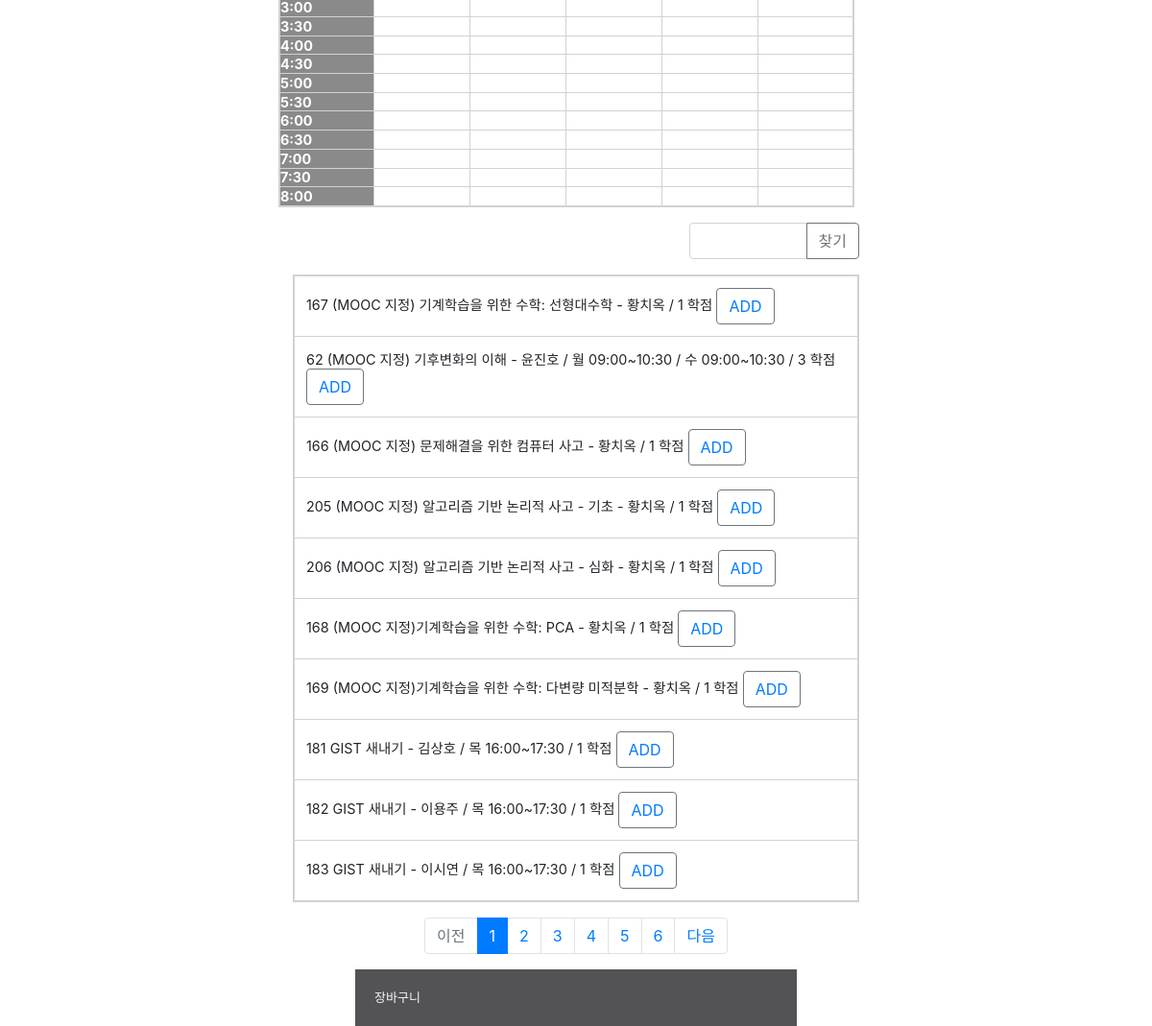
The page /timetable/ (middle part) on the database as committed earlier.
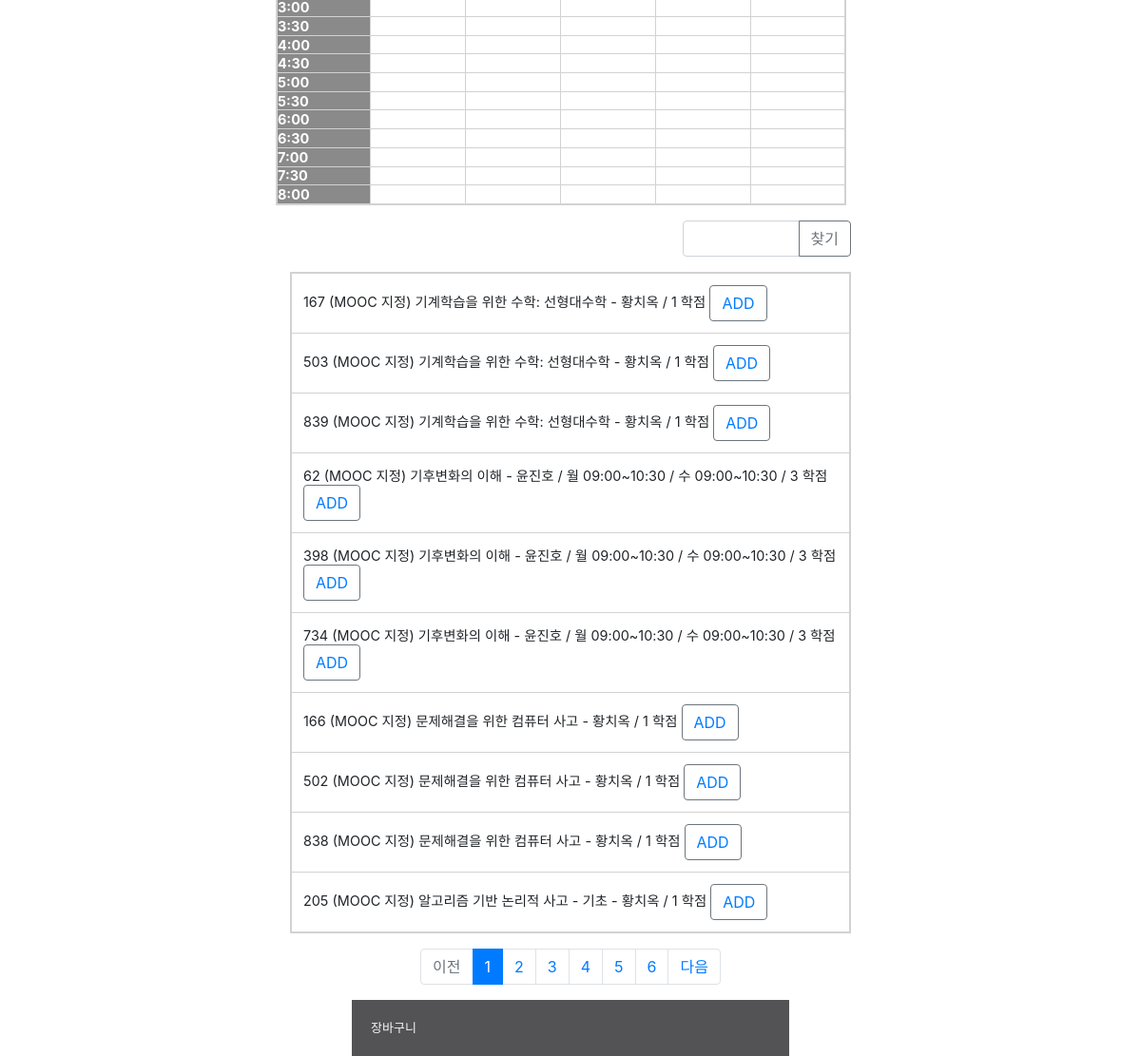
The same page on the database as committed later.
### timetable/models.py (models this page shows, shortened)
class SubjectInfo(models.Model):
    name=models.CharField(max_length=100, blank=True, null=True)
    code=models.CharField(max_length=100, blank=True, null=True)
    professor1=models.CharField(max_length=100, blank=True, null=True)
    professor2=models.CharField(max_length=100, blank=True, null=True)
    day1=models.CharField(max_length=1, blank=True, null=True)
    day2=models.CharField(max_length=1, blank=True, null=True)
    day3=models.CharField(max_length=1, blank=True, null=True)
    day4=models.CharField(max_length=1, blank=True, null=True)
    start_h1=models.PositiveSmallIntegerField(blank=True, null=True)
    start_m1=models.PositiveSmallIntegerField(blank=True, null=True)
    fin_h1=models.PositiveSmallIntegerField(blank=True, null=True)
    fin_m1=models.PositiveSmallIntegerField(blank=True, null=True)
    start_h2=models.PositiveSmallIntegerField(blank=True, null=True)
    start_m2=models.PositiveSmallIntegerField(blank=True, null=True)
    fin_h2=models.PositiveSmallIntegerField(blank=True, null=True)
    fin_m2=models.PositiveSmallIntegerField(blank=True, null=True)
    start_m3=models.PositiveSmallIntegerField(blank=True, null=True)
    start_h3=models.PositiveSmallIntegerField(blank=True, null=True)
    fin_h3=models.PositiveSmallIntegerField(blank=True, null=True)
    fin_m3=models.PositiveSmallIntegerField(blank=True, null=True)
    start_h4=models.PositiveSmallIntegerField(blank=True, null=True)
    start_m4=models.PositiveSmallIntegerField(blank=True, null=True)
    fin_h4=models.PositiveSmallIntegerField(blank=True, null=True)
    fin_m4=models.PositiveSmallIntegerField(blank=True, null=True)
    start_time1=models.CharField(max_length=100, blank=True, null=True)
    start_time2=models.CharField(max_length=100, blank=True, null=True)
    start_time3=models.CharField(max_length=100, blank=True, null=True)
    start_time4=models.CharField(max_length=100, blank=True, null=True)
    finish_time1=models.CharField(max_length=100, blank=True, null=True)
    finish_time2=models.CharField(max_length=100, blank=True, null=True)
    finish_time3=models.CharField(max_length=100, blank=True, null=True)
    finish_time4=models.CharField(max_length=100, blank=True, null=True)
    count = models.PositiveSmallIntegerField(blank=True, null=True)
    credit = models.PositiveSmallIntegerField(blank=True, null=True)
    department = models.CharField(max_length=100, blank=True, null=True)
    is_required = models.CharField(max_length=100, blank=True, null=True)
    is_major = models.CharField(max_length=100, blank=True, null=True)

### timetable/views.py (the view)
# urls.py: path('', views.main),
def main(request):
    page = request.GET.get('page', '1')  # 페이지
    kw = request.GET.get('kw', '')  # 검색어
    subject_list = SubjectInfo.objects.order_by('name')
    if kw:
        subject_list = subject_list.filter(
            Q(name__icontains=kw) |
            Q(professor1__icontains=kw)
        )
    paginator = Paginator(subject_list, 10)
    page_obj = paginator.get_page(page)
    context = {'subject_list': page_obj, 'page': page, 'kw': kw}
    return render(request, 'timetable/main.html', context)

### templates/timetable/main.html (shortened to what this page needs)
{% load static %}
<html lang="en">
<head>
    <link rel="stylesheet" type="text/css" href="{% static 'style_signup.css' %}" />
    <link rel="stylesheet" type="text/css" href="{% static 'bootstrap.min.css' %}">
</head>
<body>
{% include "navbar.html" %}
<div class="line">
    <div>&nbsp</div>
    <div id="login_back">
        <table width="600" height="480" style="color: #121212">
            <tr>
                <th id="table12_0">3:00</th>
                <td id="table12_1"></td>
                <td id="table12_2"></td>
                <td id="table12_3"></td>
                <td id="table12_4"></td>
                <td id="table12_5"></td>
            </tr>
            <tr>
                <th id="table13_0">3:30</th>
                <td id="table13_1"></td>
                <td id="table13_2"></td>
                <td id="table13_3"></td>
                <td id="table13_4"></td>
                <td id="table13_5"></td>
            </tr>
            <tr>
                <th id="table14_0">4:00</th>
                <td id="table14_1"></td>
                <td id="table14_2"></td>
                <td id="table14_3"></td>
                <td id="table14_4"></td>
                <td id="table14_5"></td>
            </tr>
            <tr>
                <th id="table15_0">4:30</th>
                <td id="table15_1"></td>
                <td id="table15_2"></td>
                <td id="table15_3"></td>
                <td id="table15_4"></td>
                <td id="table15_5"></td>
            </tr>
            <tr>
                <th id="table16_0">5:00</th>
                <td id="table16_1"></td>
                <td id="table16_2"></td>
                <td id="table16_3"></td>
                <td id="table16_4"></td>
                <td id="table16_5"></td>
            </tr>
            <tr>
                <th id="table17_0">5:30</th>
                <td id="table17_1"></td>
                <td id="table17_2"></td>
                <td id="table17_3"></td>
                <td id="table17_4"></td>
                <td id="table17_5"></td>
            </tr>
            <tr>
                <th id="table18_0">6:00</th>
                <td id="table18_1"></td>
                <td id="table18_2"></td>
                <td id="table18_3"></td>
                <td id="table18_4"></td>
                <td id="table18_5"></td>
            </tr>
            <tr>
                <th id="table19_0">6:30</th>
                <td id="table19_1"></td>
                <td id="table19_2"></td>
                <td id="table19_3"></td>
                <td id="table19_4"></td>
                <td id="table19_5"></td>
            </tr>
            <tr>
                <th id="table20_0">7:00</th>
                <td id="table20_1"></td>
                <td id="table20_2"></td>
                <td id="table20_3"></td>
                <td id="table20_4"></td>
                <td id="table20_5"></td>
            </tr>
            <tr>
                <th id="table21_0">7:30</th>
                <td id="table21_1"></td>
                <td id="table21_2"></td>
                <td id="table21_3"></td>
                <td id="table21_4"></td>
                <td id="table21_5"></td>
            </tr>
            <tr>
                <th id="table22_0">8:00</th>
                <td id="table22_1"></td>
                <td id="table22_2"></td>
                <td id="table22_3"></td>
                <td id="table22_4"></td>
                <td id="table22_5"></td>
            </tr>
        </table>
        <div class="container my-3">
            <div class="row justify-content-end my-3">
                <div class="col-4 input-group">
                    <input type="text" class="form-control kw" value="{{ kw|default_if_none:'' }}">
                    <div class="input-group-append">
                        <button class="btn btn-outline-secondary" type="button" id="btn_search">찾기</button>
                    </div>
                </div>
            </div>
            <table class = "table">
                <tbody>
                {% if subject_list %}
                {% for subject in subject_list %}
                <tr class="text-center">
                    <td class = "text-left">
                        <div>
                            {{ subject.id }}
                             {{ subject.name }} - {{ subject.professor1 }}
                            {% if subject.count == 1 %}
                            / {{ subject.day1 }} {{ subject.start_time1 }}~{{ subject.finish_time1 }}
                            {% elif subject.count == 2 %}
                            / {{ subject.day1 }} {{ subject.start_time1 }}~{{ subject.finish_time1 }}
                            / {{ subject.day2 }} {{ subject.start_time2 }}~{{ subject.finish_time2 }}
                            {% elif subject.count == 3 %}
                            / {{ subject.day1 }} {{ subject.start_time1 }}~{{ subject.finish_time1 }}
                            / {{ subject.day2 }} {{ subject.start_time2 }}~{{ subject.finish_time2 }}
                            / {{ subject.day3 }} {{ subject.start_time3 }}~{{ subject.finish_time3 }}
                            {% elif subject.count == 4 %}
                            / {{ subject.day1 }} {{ subject.start_time1 }}~{{ subject.finish_time1 }}
                            / {{ subject.day2 }} {{ subject.start_time2 }}~{{ subject.finish_time2 }}
                            / {{ subject.day3 }} {{ subject.start_time3 }}~{{ subject.finish_time3 }}
                            / {{ subject.day4 }} {{ subject.start_time4 }}~{{ subject.finish_time4 }}
                            {% endif %}
                            / {{ subject.credit }} 학점
                            <button method="get" class="btn btn-outline-secondary"> <a href="{% url 'timetable:add' subject.id %}"> ADD </a> </button>
                        </div>
                    </td>
                </tr>
                {% endfor %}
                {% else %}
                <tr>
                    <td colspan="3">강의가 없습니다.</td>
                </tr>
                {% endif %}
                </tbody>
            </table>
            <ul class="pagination justify-content-center">
                {% if subject_list.has_previous %}
                <li class="page-item">
                    <a class="page-link" data-page="{{ question_list.previous_page_number }}" href="#">이전</a>
                </li>
                {% else %}
                <li class="page-item disabled">
                    <a class="page-link" tabindex="-1" aria-disabled="true" href="#">이전</a>
                </li>
                {% endif %}
                {% for page_number in subject_list.paginator.page_range %}
                {% if page_number >= subject_list.number|add:-5 and page_number <= subject_list.number|add:5 %}
                {% if page_number == subject_list.number %}
                <li class="page-item active" aria-current="page">
                    <a class="page-link" data-page="{{ page_number }}" href="#">{{ page_number }}</a>
                </li>
                {% else %}
                <li class="page-item">
                    <a class="page-link" data-page="{{ page_number }}" href="#">{{ page_number }}</a>
                </li>
                {% endif %}
                {% endif %}
                {% endfor %}
                {% if subject_list.has_next %}
                <li class="page-item">
                    <a class="page-link" data-page="{{ subject_list.next_page_number }}" href="#">다음</a>
                </li>
                {% else %}
                <li class="page-item disabled">
                    <a class="page-link" tabindex="-1" aria-disabled="true" href="#">다음</a>
                </li>
                {% endif %}
            </ul>
            <div id="result_back">
                <div id="result">장바구니<br /></div>
            </div>
        </div>
    </div>
</div>
</html>

### templates/navbar.html (shortened to what this page needs)
<!DOCTYPE html>

### static/style_signup.css (style rules this page uses)
* { margin: 0; padding: 0; }
body { background: #f5f6f7; }
#login_back { position: relative; }
.line { display: grid; grid-template-columns: 1fr 620px 1fr; }
table { border: 2px solid #d2d2d2; border-collapse: collapse; font-size: 0.9em; }
th { height: 5px; background-color: rgb(138, 138, 138); color: white; }
#result { color: #f5f6f7; margin: 0px auto; border: 0px; font-size: 13px; }
#result_back { font-size: 15px; margin: 0px auto; border: 0px; width: 460px; padding: 20px; background: rgb(83, 83, 85); }

Rows that differ between the two databases and show on the page:
no longer on this page (row unchanged): SubjectInfo: id "206", name "(MOOC 지정) 알고리즘 기반 논리적 사고 - 심화", professor1 "황치옥", credit "1"
no longer on this page (row unchanged): SubjectInfo: id "168", name "(MOOC 지정)기계학습을 위한 수학: PCA", professor1 "황치옥", credit "1"
no longer on this page (row unchanged): SubjectInfo: id "169", name "(MOOC 지정)기계학습을 위한 수학: 다변량 미적분학", professor1 "황치옥", credit "1"
no longer on this page (row unchanged): SubjectInfo: id "181", name "GIST 새내기", professor1 "김상호", day1 "목", start_time1 "16:00", finish_time1 "17:30", credit "1"
no longer on this page (row unchanged): SubjectInfo: id "182", name "GIST 새내기", professor1 "이용주", day1 "목", start_time1 "16:00", finish_time1 "17:30", credit "1"
no longer on this page (row unchanged): SubjectInfo: id "183", name "GIST 새내기", professor1 "이시연", day1 "목", start_time1 "16:00", finish_time1 "17:30", credit "1"
added SubjectInfo: id "503", name "(MOOC 지정) 기계학습을 위한 수학: 선형대수학", professor1 "황치옥", credit "1"
added SubjectInfo: id "839", name "(MOOC 지정) 기계학습을 위한 수학: 선형대수학", professor1 "황치옥", credit "1"
added SubjectInfo: id "398", name "(MOOC 지정) 기후변화의 이해", professor1 "윤진호", day1 "월", start_time1 "09:00", finish_time1 "10:30", day2 "수", start_time2 "09:00", finish_time2 "10:30", credit "3"
added SubjectInfo: id "734", name "(MOOC 지정) 기후변화의 이해", professor1 "윤진호", day1 "월", start_time1 "09:00", finish_time1 "10:30", day2 "수", start_time2 "09:00", finish_time2 "10:30", credit "3"
added SubjectInfo: id "502", name "(MOOC 지정) 문제해결을 위한 컴퓨터 사고", professor1 "황치옥", credit "1"
added SubjectInfo: id "838", name "(MOOC 지정) 문제해결을 위한 컴퓨터 사고", professor1 "황치옥", credit "1"
